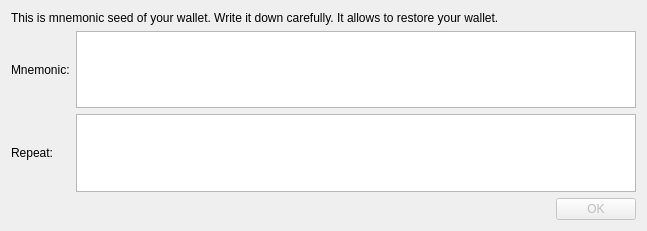
<?xml version="1.0" encoding="UTF-8"?>
<ui version="4.0">
 <class>VerifyMnemonicSeedDialog</class>
 <widget class="QDialog" name="VerifyMnemonicSeedDialog">
  <property name="geometry">
   <rect>
    <x>0</x>
    <y>0</y>
    <width>647</width>
    <height>231</height>
   </rect>
  </property>
  <property name="minimumSize">
   <size>
    <width>0</width>
    <height>130</height>
   </size>
  </property>
  <property name="windowTitle">
   <string>New deterministic wallet created</string>
  </property>
  <layout class="QGridLayout" name="gridLayout">
   <item row="0" column="0" colspan="2">
    <widget class="QLabel" name="label_3">
     <property name="text">
      <string>This is mnemonic seed of your wallet. Write it down carefully. It allows to restore your wallet.</string>
     </property>
    </widget>
   </item>
   <item row="1" column="0">
    <widget class="QLabel" name="label">
     <property name="text">
      <string>Mnemonic:</string>
     </property>
    </widget>
   </item>
   <item row="1" column="1">
    <widget class="QTextEdit" name="m_seedEdit">
     <property name="font">
      <font>
       <pointsize>10</pointsize>
       <weight>75</weight>
       <bold>true</bold>
      </font>
     </property>
     <property name="readOnly">
      <bool>true</bool>
     </property>
    </widget>
   </item>
   <item row="2" column="0">
    <widget class="QLabel" name="label_2">
     <property name="text">
      <string>Repeat:</string>
     </property>
    </widget>
   </item>
   <item row="2" column="1">
    <widget class="QTextEdit" name="m_seedRepeat">
     <property name="font">
      <font>
       <pointsize>10</pointsize>
       <weight>75</weight>
       <bold>true</bold>
      </font>
     </property>
    </widget>
   </item>
   <item row="3" column="0">
    <spacer name="verticalSpacer">
     <property name="orientation">
      <enum>Qt::Vertical</enum>
     </property>
     <property name="sizeHint" stdset="0">
      <size>
       <width>20</width>
       <height>2</height>
      </size>
     </property>
    </spacer>
   </item>
   <item row="4" column="0" colspan="2">
    <layout class="QHBoxLayout" name="horizontalLayout">
     <item>
      <widget class="QLabel" name="m_errorLabel">
       <property name="text">
        <string/>
       </property>
      </widget>
     </item>
     <item>
      <spacer name="horizontalSpacer">
       <property name="orientation">
        <enum>Qt::Horizontal</enum>
       </property>
       <property name="sizeHint" stdset="0">
        <size>
         <width>40</width>
         <height>20</height>
        </size>
       </property>
      </spacer>
     </item>
     <item>
      <widget class="QPushButton" name="m_okButton">
       <property name="enabled">
        <bool>false</bool>
       </property>
       <property name="text">
        <string>OK</string>
       </property>
       <property name="autoDefault">
        <bool>false</bool>
       </property>
       <property name="default">
        <bool>true</bool>
       </property>
      </widget>
     </item>
    </layout>
   </item>
  </layout>
 </widget>
 <resources/>
 <connections>
  <connection>
   <sender>m_okButton</sender>
   <signal>clicked()</signal>
   <receiver>VerifyMnemonicSeedDialog</receiver>
   <slot>accept()</slot>
   <hints>
    <hint type="sourcelabel">
     <x>594</x>
     <y>102</y>
    </hint>
    <hint type="destinationlabel">
     <x>323</x>
     <y>65</y>
    </hint>
   </hints>
  </connection>
  <connection>
   <sender>m_seedRepeat</sender>
   <signal>textChanged()</signal>
   <receiver>VerifyMnemonicSeedDialog</receiver>
   <slot>onTextChanged()</slot>
   <hints>
    <hint type="sourcelabel">
     <x>351</x>
     <y>146</y>
    </hint>
    <hint type="destinationlabel">
     <x>323</x>
     <y>69</y>
    </hint>
   </hints>
  </connection>
 </connections>
 <slots>
  <slot>selectPathClicked()</slot>
 </slots>
</ui>
